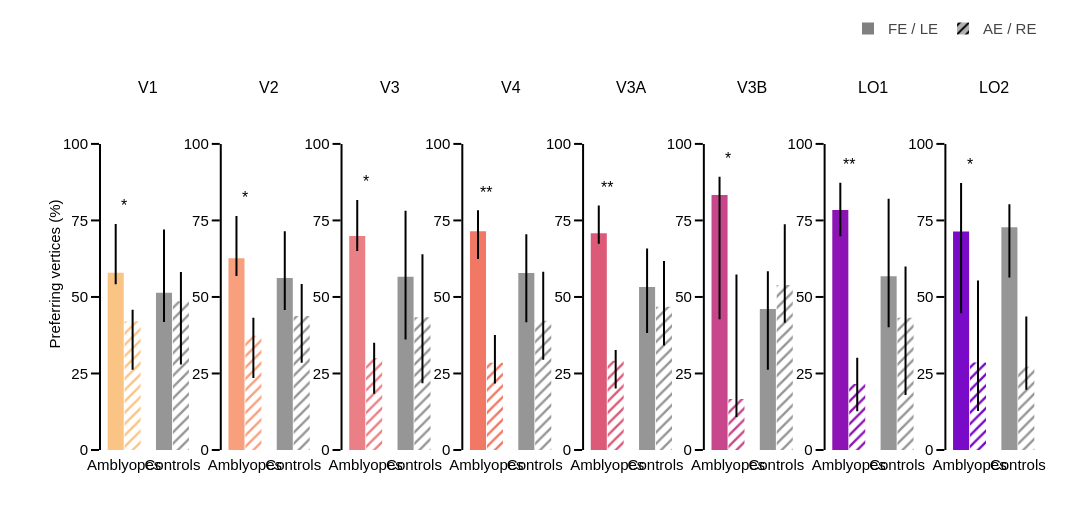

Here is the notebook cell this chart was saved with:
### Code cell
bar_figure(df_subjects, ['pref_FE-LE', 'pref_AE-RE'], s_pref, 'Preferring vertices (%)', np.linspace(0, 100, 5), '{:.0f}',
           'od_q1-2_pref_percent', legends=['FE / LE', 'AE / RE'], patterns=['', '/'])

### Figure 1 — Plotly figure (JSON) as saved in the notebook; plotly's stock layout.template omitted (floating-point values rounded to 4 significant figures)
{"data": [{"error_y": {"array": [15.89, 20.65], "arrayminus": [3.769, 9.543], "color": "rgba(0, 0, 0, 1)", "thickness": 2, "type": "data", "visible": true, "width": 0}, "marker": {"color": ["rgb(250, 196, 132)", "rgb(150,150,150)"], "pattern": {"bgcolor": "rgba(0, 0, 0, 0)", "fgcolor": "rgba(0, 0, 0, 1)", "shape": "", "size": 8}}, "offsetgroup": "pref_FE-LE", "showlegend": false, "type": "bar", "x": ["Amblyopes", "Controls"], "xaxis": "x", "y": [57.93, 51.4], "yaxis": "y"}, {"error_y": {"array": [3.769, 9.543], "arrayminus": [15.89, 20.65], "color": "rgba(0, 0, 0, 1)", "thickness": 2, "type": "data", "visible": true, "width": 0}, "marker": {"color": ["rgb(250, 196, 132)", "rgb(150,150,150)"], "pattern": {"bgcolor": "rgba(0, 0, 0, 0)", "fgcolor": "rgba(0, 0, 0, 1)", "shape": "/", "size": 8}}, "offsetgroup": "pref_AE-RE", "showlegend": false, "type": "bar", "x": ["Amblyopes", "Controls"], "xaxis": "x", "y": [42.07, 48.6], "yaxis": "y"}, {"error_y": {"array": [13.82, 15.25], "arrayminus": [5.837, 10.44], "color": "rgba(0, 0, 0, 1)", "thickness": 2, "type": "data", "visible": true, "width": 0}, "marker": {"color": ["rgb(248, 160, 126)", "rgb(150,150,150)"], "pattern": {"bgcolor": "rgba(0, 0, 0, 0)", "fgcolor": "rgba(0, 0, 0, 1)", "shape": "", "size": 8}}, "offsetgroup": "pref_FE-LE", "showlegend": false, "type": "bar", "x": ["Amblyopes", "Controls"], "xaxis": "x2", "y": [62.64, 56.21], "yaxis": "y2"}, {"error_y": {"array": [5.837, 10.44], "arrayminus": [13.82, 15.25], "color": "rgba(0, 0, 0, 1)", "thickness": 2, "type": "data", "visible": true, "width": 0}, "marker": {"color": ["rgb(248, 160, 126)", "rgb(150,150,150)"], "pattern": {"bgcolor": "rgba(0, 0, 0, 0)", "fgcolor": "rgba(0, 0, 0, 1)", "shape": "/", "size": 8}}, "offsetgroup": "pref_AE-RE", "showlegend": false, "type": "bar", "x": ["Amblyopes", "Controls"], "xaxis": "x2", "y": [37.36, 43.79], "yaxis": "y2"}, {"error_y": {"array": [11.74, 21.56], "arrayminus": [4.929, 20.54], "color": "rgba(0, 0, 0, 1)", "thickness": 2, "type": "data", "visible": true, "width": 0}, "marker": {"color": ["rgb(235, 127, 134)", "rgb(150,150,150)"], "pattern": {"bgcolor": "rgba(0, 0, 0, 0)", "fgcolor": "rgba(0, 0, 0, 1)", "shape": "", "size": 8}}, "offsetgroup": "pref_FE-LE", "showlegend": false, "type": "bar", "x": ["Amblyopes", "Controls"], "xaxis": "x3", "y": [69.92, 56.63], "yaxis": "y3"}, {"error_y": {"array": [4.929, 20.54], "arrayminus": [11.74, 21.56], "color": "rgba(0, 0, 0, 1)", "thickness": 2, "type": "data", "visible": true, "width": 0}, "marker": {"color": ["rgb(235, 127, 134)", "rgb(150,150,150)"], "pattern": {"bgcolor": "rgba(0, 0, 0, 0)", "fgcolor": "rgba(0, 0, 0, 1)", "shape": "/", "size": 8}}, "offsetgroup": "pref_AE-RE", "showlegend": false, "type": "bar", "x": ["Amblyopes", "Controls"], "xaxis": "x3", "y": [30.08, 43.37], "yaxis": "y3"}, {"error_y": {"array": [6.838, 12.68], "arrayminus": [9.037, 16.04], "color": "rgba(0, 0, 0, 1)", "thickness": 2, "type": "data", "visible": true, "width": 0}, "marker": {"color": ["rgb(240, 120, 100)", "rgb(150,150,150)"], "pattern": {"bgcolor": "rgba(0, 0, 0, 0)", "fgcolor": "rgba(0, 0, 0, 1)", "shape": "", "size": 8}}, "offsetgroup": "pref_FE-LE", "showlegend": false, "type": "bar", "x": ["Amblyopes", "Controls"], "xaxis": "x4", "y": [71.46, 57.8], "yaxis": "y4"}, {"error_y": {"array": [9.037, 16.04], "arrayminus": [6.838, 12.68], "color": "rgba(0, 0, 0, 1)", "thickness": 2, "type": "data", "visible": true, "width": 0}, "marker": {"color": ["rgb(240, 120, 100)", "rgb(150,150,150)"], "pattern": {"bgcolor": "rgba(0, 0, 0, 0)", "fgcolor": "rgba(0, 0, 0, 1)", "shape": "/", "size": 8}}, "offsetgroup": "pref_AE-RE", "showlegend": false, "type": "bar", "x": ["Amblyopes", "Controls"], "xaxis": "x4", "y": [28.54, 42.2], "yaxis": "y4"}, {"error_y": {"array": [9.058, 12.62], "arrayminus": [3.46, 14.98], "color": "rgba(0, 0, 0, 1)", "thickness": 2, "type": "data", "visible": true, "width": 0}, "marker": {"color": ["rgb(220, 90, 120)", "rgb(150,150,150)"], "pattern": {"bgcolor": "rgba(0, 0, 0, 0)", "fgcolor": "rgba(0, 0, 0, 1)", "shape": "", "size": 8}}, "offsetgroup": "pref_FE-LE", "showlegend": false, "type": "bar", "x": ["Amblyopes", "Controls"], "xaxis": "x5", "y": [70.81, 53.22], "yaxis": "y5"}, {"error_y": {"array": [3.46, 14.98], "arrayminus": [9.058, 12.62], "color": "rgba(0, 0, 0, 1)", "thickness": 2, "type": "data", "visible": true, "width": 0}, "marker": {"color": ["rgb(220, 90, 120)", "rgb(150,150,150)"], "pattern": {"bgcolor": "rgba(0, 0, 0, 0)", "fgcolor": "rgba(0, 0, 0, 1)", "shape": "/", "size": 8}}, "offsetgroup": "pref_AE-RE", "showlegend": false, "type": "bar", "x": ["Amblyopes", "Controls"], "xaxis": "x5", "y": [29.19, 46.78], "yaxis": "y5"}, {"error_y": {"array": [5.95, 12.34], "arrayminus": [40.62, 19.88], "color": "rgba(0, 0, 0, 1)", "thickness": 2, "type": "data", "visible": true, "width": 0}, "marker": {"color": ["rgb(200, 70, 140)", "rgb(150,150,150)"], "pattern": {"bgcolor": "rgba(0, 0, 0, 0)", "fgcolor": "rgba(0, 0, 0, 1)", "shape": "", "size": 8}}, "offsetgroup": "pref_FE-LE", "showlegend": false, "type": "bar", "x": ["Amblyopes", "Controls"], "xaxis": "x6", "y": [83.31, 46.1], "yaxis": "y6"}, {"error_y": {"array": [40.62, 19.88], "arrayminus": [5.95, 12.34], "color": "rgba(0, 0, 0, 1)", "thickness": 2, "type": "data", "visible": true, "width": 0}, "marker": {"color": ["rgb(200, 70, 140)", "rgb(150,150,150)"], "pattern": {"bgcolor": "rgba(0, 0, 0, 0)", "fgcolor": "rgba(0, 0, 0, 1)", "shape": "/", "size": 8}}, "offsetgroup": "pref_AE-RE", "showlegend": false, "type": "bar", "x": ["Amblyopes", "Controls"], "xaxis": "x6", "y": [16.69, 53.9], "yaxis": "y6"}, {"error_y": {"array": [8.889, 25.31], "arrayminus": [8.577, 16.67], "color": "rgba(0, 0, 0, 1)", "thickness": 2, "type": "data", "visible": true, "width": 0}, "marker": {"color": ["rgb(140, 20, 180)", "rgb(150,150,150)"], "pattern": {"bgcolor": "rgba(0, 0, 0, 0)", "fgcolor": "rgba(0, 0, 0, 1)", "shape": "", "size": 8}}, "offsetgroup": "pref_FE-LE", "showlegend": false, "type": "bar", "x": ["Amblyopes", "Controls"], "xaxis": "x7", "y": [78.41, 56.76], "yaxis": "y7"}, {"error_y": {"array": [8.577, 16.67], "arrayminus": [8.889, 25.31], "color": "rgba(0, 0, 0, 1)", "thickness": 2, "type": "data", "visible": true, "width": 0}, "marker": {"color": ["rgb(140, 20, 180)", "rgb(150,150,150)"], "pattern": {"bgcolor": "rgba(0, 0, 0, 0)", "fgcolor": "rgba(0, 0, 0, 1)", "shape": "/", "size": 8}}, "offsetgroup": "pref_AE-RE", "showlegend": false, "type": "bar", "x": ["Amblyopes", "Controls"], "xaxis": "x7", "y": [21.59, 43.24], "yaxis": "y7"}, {"error_y": {"array": [15.85, 7.478], "arrayminus": [26.73, 16.42], "color": "rgba(0, 0, 0, 1)", "thickness": 2, "type": "data", "visible": true, "width": 0}, "marker": {"color": ["rgb(120, 10, 200)", "rgb(150,150,150)"], "pattern": {"bgcolor": "rgba(0, 0, 0, 0)", "fgcolor": "rgba(0, 0, 0, 1)", "shape": "", "size": 8}}, "offsetgroup": "pref_FE-LE", "showlegend": false, "type": "bar", "x": ["Amblyopes", "Controls"], "xaxis": "x8", "y": [71.38, 72.8], "yaxis": "y8"}, {"error_y": {"array": [26.73, 16.42], "arrayminus": [15.85, 7.478], "color": "rgba(0, 0, 0, 1)", "thickness": 2, "type": "data", "visible": true, "width": 0}, "marker": {"color": ["rgb(120, 10, 200)", "rgb(150,150,150)"], "pattern": {"bgcolor": "rgba(0, 0, 0, 0)", "fgcolor": "rgba(0, 0, 0, 1)", "shape": "/", "size": 8}}, "offsetgroup": "pref_AE-RE", "showlegend": false, "type": "bar", "x": ["Amblyopes", "Controls"], "xaxis": "x8", "y": [28.62, 27.2], "yaxis": "y8"}, {"marker": {"color": "rgba(128,128,128,1)", "pattern": {"bgcolor": "rgba(0, 0, 0, 0.3)", "fgcolor": "rgba(0, 0, 0, 1)", "shape": "", "size": 8}}, "name": "FE / LE", "showlegend": true, "type": "bar", "x": [null], "xaxis": "x", "y": [null], "yaxis": "y"}, {"marker": {"color": "rgba(128,128,128,1)", "pattern": {"bgcolor": "rgba(0, 0, 0, 0.3)", "fgcolor": "rgba(0, 0, 0, 1)", "shape": "/", "size": 8}}, "name": "AE / RE", "showlegend": true, "type": "bar", "x": [null], "xaxis": "x", "y": [null], "yaxis": "y"}], "layout": {"annotations": [{"font": {"size": 16}, "showarrow": false, "text": "V1", "x": 0.05128, "xanchor": "center", "xref": "paper", "y": 1, "yanchor": "bottom", "yref": "paper"}, {"font": {"size": 16}, "showarrow": false, "text": "V2", "x": 0.1795, "xanchor": "center", "xref": "paper", "y": 1, "yanchor": "bottom", "yref": "paper"}, {"font": {"size": 16}, "showarrow": false, "text": "V3", "x": 0.3077, "xanchor": "center", "xref": "paper", "y": 1, "yanchor": "bottom", "yref": "paper"}, {"font": {"size": 16}, "showarrow": false, "text": "V4", "x": 0.4359, "xanchor": "center", "xref": "paper", "y": 1, "yanchor": "bottom", "yref": "paper"}, {"font": {"size": 16}, "showarrow": false, "text": "V3A", "x": 0.5641, "xanchor": "center", "xref": "paper", "y": 1, "yanchor": "bottom", "yref": "paper"}, {"font": {"size": 16}, "showarrow": false, "text": "V3B", "x": 0.6923, "xanchor": "center", "xref": "paper", "y": 1, "yanchor": "bottom", "yref": "paper"}, {"font": {"size": 16}, "showarrow": false, "text": "LO1", "x": 0.8205, "xanchor": "center", "xref": "paper", "y": 1, "yanchor": "bottom", "yref": "paper"}, {"font": {"size": 16}, "showarrow": false, "text": "LO2", "x": 0.9487, "xanchor": "center", "xref": "paper", "y": 1, "yanchor": "bottom", "yref": "paper"}, {"font": {"color": "black", "size": 16}, "showarrow": false, "text": "*", "x": 0, "xref": "x", "y": 76.32, "yanchor": "bottom", "yref": "y"}, {"font": {"color": "black", "size": 16}, "showarrow": false, "text": "", "x": 1, "xref": "x", "y": 74.55, "yanchor": "bottom", "yref": "y"}, {"font": {"color": "black", "size": 16}, "showarrow": false, "text": "*", "x": 0, "xref": "x2", "y": 78.96, "yanchor": "bottom", "yref": "y2"}, {"font": {"color": "black", "size": 16}, "showarrow": false, "text": "", "x": 1, "xref": "x2", "y": 73.96, "yanchor": "bottom", "yref": "y2"}, {"font": {"color": "black", "size": 16}, "showarrow": false, "text": "*", "x": 0, "xref": "x3", "y": 84.16, "yanchor": "bottom", "yref": "y3"}, {"font": {"color": "black", "size": 16}, "showarrow": false, "text": "", "x": 1, "xref": "x3", "y": 80.7, "yanchor": "bottom", "yref": "y3"}, {"font": {"color": "black", "size": 16}, "showarrow": false, "text": "**", "x": 0, "xref": "x4", "y": 80.8, "yanchor": "bottom", "yref": "y4"}, {"font": {"color": "black", "size": 16}, "showarrow": false, "text": "", "x": 1, "xref": "x4", "y": 72.98, "yanchor": "bottom", "yref": "y4"}, {"font": {"color": "black", "size": 16}, "showarrow": false, "text": "**", "x": 0, "xref": "x5", "y": 82.37, "yanchor": "bottom", "yref": "y5"}, {"font": {"color": "black", "size": 16}, "showarrow": false, "text": "", "x": 1, "xref": "x5", "y": 68.34, "yanchor": "bottom", "yref": "y5"}, {"font": {"color": "black", "size": 16}, "showarrow": false, "text": "*", "x": 0, "xref": "x6", "y": 91.76, "yanchor": "bottom", "yref": "y6"}, {"font": {"color": "black", "size": 16}, "showarrow": false, "text": "", "x": 1, "xref": "x6", "y": 76.29, "yanchor": "bottom", "yref": "y6"}, {"font": {"color": "black", "size": 16}, "showarrow": false, "text": "**", "x": 0, "xref": "x7", "y": 89.8, "yanchor": "bottom", "yref": "y7"}, {"font": {"color": "black", "size": 16}, "showarrow": false, "text": "", "x": 1, "xref": "x7", "y": 84.56, "yanchor": "bottom", "yref": "y7"}, {"font": {"color": "black", "size": 16}, "showarrow": false, "text": "*", "x": 0, "xref": "x8", "y": 89.73, "yanchor": "bottom", "yref": "y8"}, {"font": {"color": "black", "size": 16}, "showarrow": false, "text": "", "x": 1, "xref": "x8", "y": 82.78, "yanchor": "bottom", "yref": "y8"}], "bargap": 0.3, "bargroupgap": 0.05, "barmode": "group", "height": 525, "legend": {"bgcolor": "rgba(0, 0, 0, 0)", "font": {"family": "Arial", "size": 15}, "itemwidth": 30, "orientation": "h", "traceorder": "normal", "x": 1, "xanchor": "right", "y": 1.15, "yanchor": "bottom"}, "margin": {"b": 75, "l": 100, "r": 50, "t": 90}, "shapes": [{"line": {"color": "rgba(0, 0, 0, 1)", "width": 2}, "type": "line", "x0": 0, "x1": 0, "xref": "x domain", "y0": 0, "y1": 100, "yref": "y"}, {"line": {"color": "rgba(0, 0, 0, 1)", "width": 2}, "type": "line", "x0": 0, "x1": 0, "xref": "x2 domain", "y0": 0, "y1": 100, "yref": "y2"}, {"line": {"color": "rgba(0, 0, 0, 1)", "width": 2}, "type": "line", "x0": 0, "x1": 0, "xref": "x3 domain", "y0": 0, "y1": 100, "yref": "y3"}, {"line": {"color": "rgba(0, 0, 0, 1)", "width": 2}, "type": "line", "x0": 0, "x1": 0, "xref": "x4 domain", "y0": 0, "y1": 100, "yref": "y4"}, {"line": {"color": "rgba(0, 0, 0, 1)", "width": 2}, "type": "line", "x0": 0, "x1": 0, "xref": "x5 domain", "y0": 0, "y1": 100, "yref": "y5"}, {"line": {"color": "rgba(0, 0, 0, 1)", "width": 2}, "type": "line", "x0": 0, "x1": 0, "xref": "x6 domain", "y0": 0, "y1": 100, "yref": "y6"}, {"line": {"color": "rgba(0, 0, 0, 1)", "width": 2}, "type": "line", "x0": 0, "x1": 0, "xref": "x7 domain", "y0": 0, "y1": 100, "yref": "y7"}, {"line": {"color": "rgba(0, 0, 0, 1)", "width": 2}, "type": "line", "x0": 0, "x1": 0, "xref": "x8 domain", "y0": 0, "y1": 100, "yref": "y8"}], "width": 2100, "xaxis": {"anchor": "y", "autorange": true, "domain": [0, 0.1026], "linecolor": "rgba(255,255,255,0)", "range": [-0.5, 1.5], "showline": true, "tickangle": 0, "ticklen": 0, "type": "category"}, "xaxis2": {"anchor": "y2", "autorange": true, "domain": [0.1282, 0.2308], "linecolor": "rgba(255,255,255,0)", "range": [-0.5, 1.5], "showline": true, "tickangle": 0, "ticklen": 0, "type": "category"}, "xaxis3": {"anchor": "y3", "autorange": true, "domain": [0.2564, 0.359], "linecolor": "rgba(255,255,255,0)", "range": [-0.5, 1.5], "showline": true, "tickangle": 0, "ticklen": 0, "type": "category"}, "xaxis4": {"anchor": "y4", "autorange": true, "domain": [0.3846, 0.4872], "linecolor": "rgba(255,255,255,0)", "range": [-0.5, 1.5], "showline": true, "tickangle": 0, "ticklen": 0, "type": "category"}, "xaxis5": {"anchor": "y5", "autorange": true, "domain": [0.5128, 0.6154], "linecolor": "rgba(255,255,255,0)", "range": [-0.5, 1.5], "showline": true, "tickangle": 0, "ticklen": 0, "type": "category"}, "xaxis6": {"anchor": "y6", "autorange": true, "domain": [0.641, 0.7436], "linecolor": "rgba(255,255,255,0)", "range": [-0.5, 1.5], "showline": true, "tickangle": 0, "ticklen": 0, "type": "category"}, "xaxis7": {"anchor": "y7", "autorange": true, "domain": [0.7692, 0.8718], "linecolor": "rgba(255,255,255,0)", "range": [-0.5, 1.5], "showline": true, "tickangle": 0, "ticklen": 0, "type": "category"}, "xaxis8": {"anchor": "y8", "autorange": true, "domain": [0.8974, 1.0], "linecolor": "rgba(255,255,255,0)", "range": [-0.5, 1.5], "showline": true, "tickangle": 0, "ticklen": 0, "type": "category"}, "yaxis": {"anchor": "x", "domain": [0, 1], "range": [0, 115], "showline": false, "showticklabels": true, "ticktext": ["0", "25", "50", "75", "100"], "tickvals": [0, 25, 50, 75, 100], "title": {"text": "Preferring vertices (%)"}, "type": "linear"}, "yaxis2": {"anchor": "x2", "domain": [0, 1], "range": [0, 115], "showline": false, "showticklabels": true, "ticktext": ["0", "25", "50", "75", "100"], "tickvals": [0, 25, 50, 75, 100], "type": "linear"}, "yaxis3": {"anchor": "x3", "domain": [0, 1], "range": [0, 115], "showline": false, "showticklabels": true, "ticktext": ["0", "25", "50", "75", "100"], "tickvals": [0, 25, 50, 75, 100], "type": "linear"}, "yaxis4": {"anchor": "x4", "domain": [0, 1], "range": [0, 115], "showline": false, "showticklabels": true, "ticktext": ["0", "25", "50", "75", "100"], "tickvals": [0, 25, 50, 75, 100], "type": "linear"}, "yaxis5": {"anchor": "x5", "domain": [0, 1], "range": [0, 115], "showline": false, "showticklabels": true, "ticktext": ["0", "25", "50", "75", "100"], "tickvals": [0, 25, 50, 75, 100], "type": "linear"}, "yaxis6": {"anchor": "x6", "domain": [0, 1], "range": [0, 115], "showline": false, "showticklabels": true, "ticktext": ["0", "25", "50", "75", "100"], "tickvals": [0, 25, 50, 75, 100], "type": "linear"}, "yaxis7": {"anchor": "x7", "domain": [0, 1], "range": [0, 115], "showline": false, "showticklabels": true, "ticktext": ["0", "25", "50", "75", "100"], "tickvals": [0, 25, 50, 75, 100], "type": "linear"}, "yaxis8": {"anchor": "x8", "domain": [0, 1], "range": [0, 115], "showline": false, "showticklabels": true, "ticktext": ["0", "25", "50", "75", "100"], "tickvals": [0, 25, 50, 75, 100], "type": "linear"}}}
